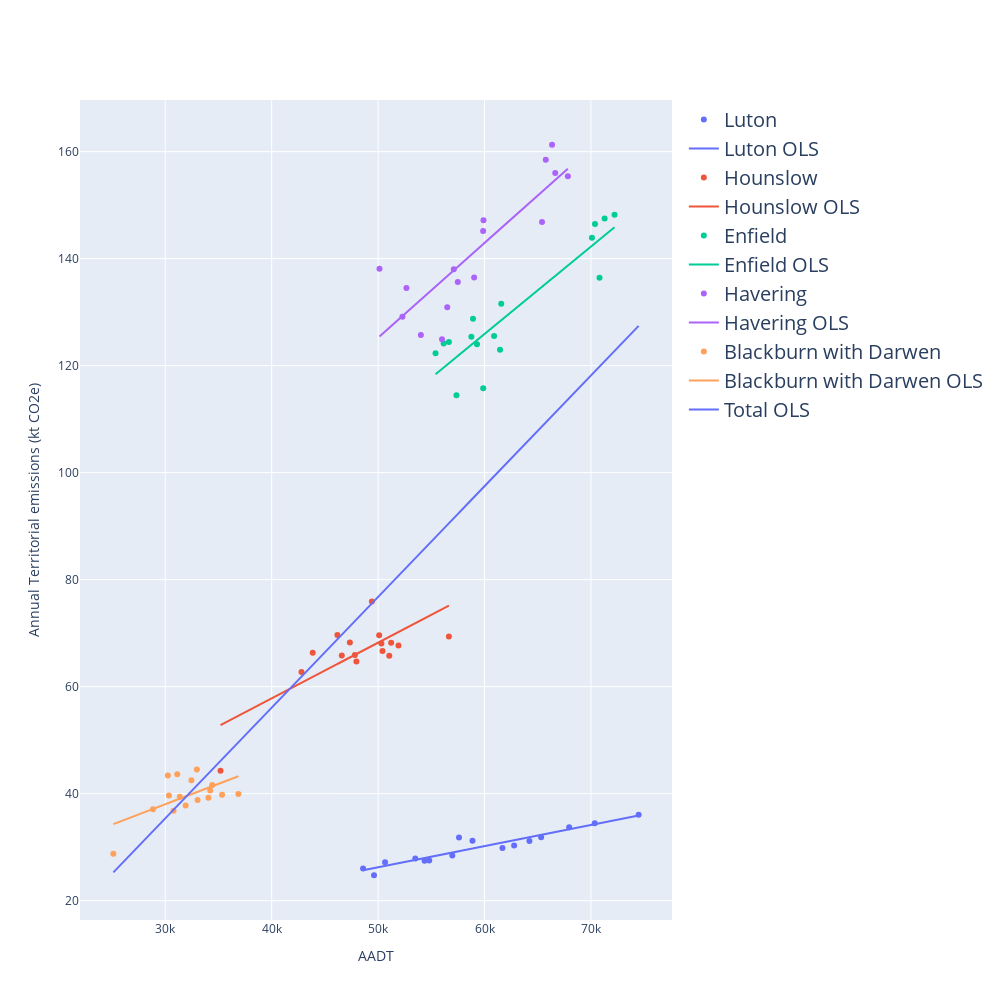

Notebook code for this chart:
### Code cell
df_ols, df_total = plot_aadt_ghg(chosen_merged_dfs_list)
